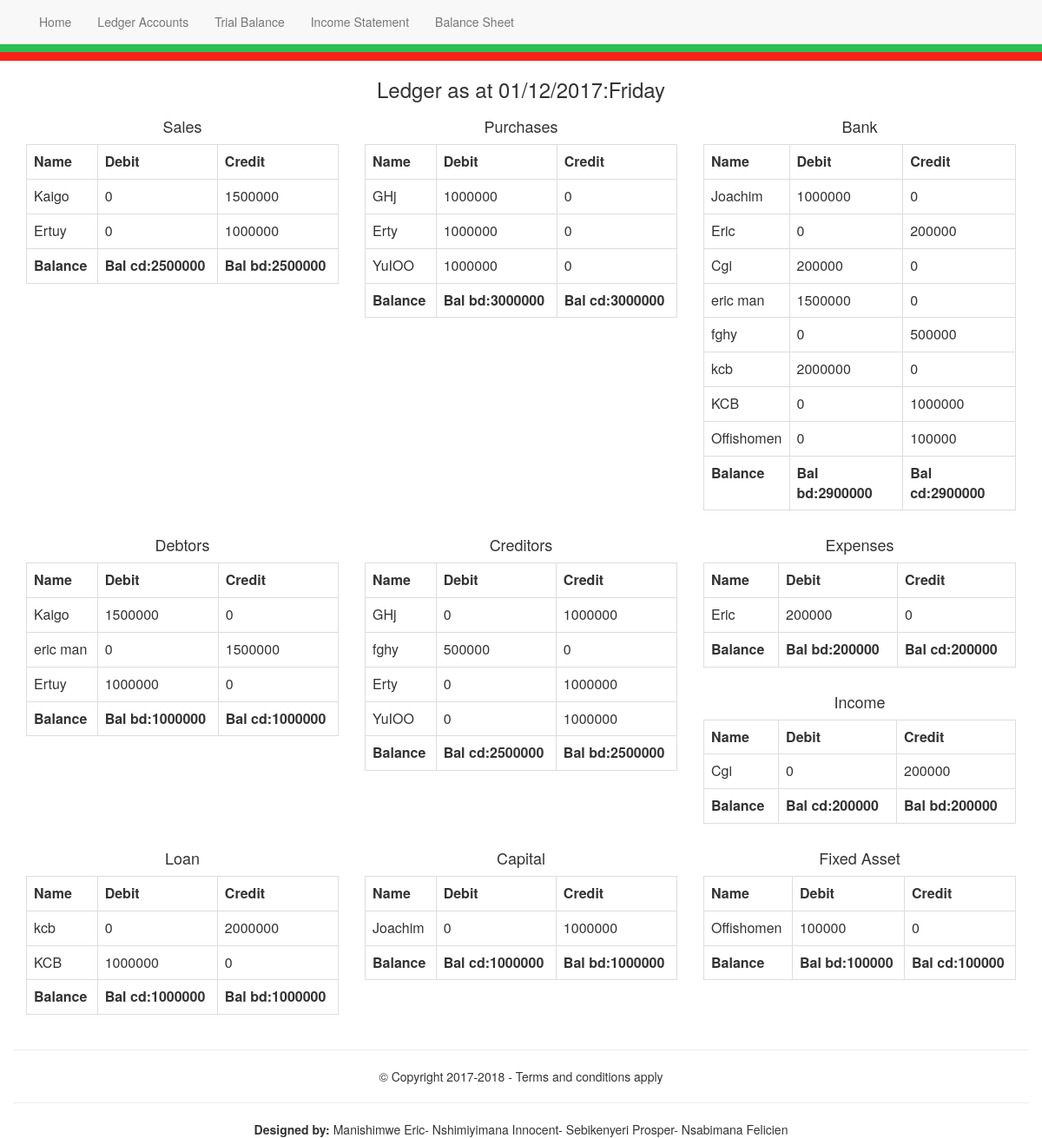
The app's page /ledger.php with its own data.
### tables this page shows
CREATE TABLE `sales` (
  `id` int(11) NOT NULL,
  `name` text NOT NULL,
  `returnin` int(11) NOT NULL,
  `timedate` text NOT NULL,
  `description` text NOT NULL,
  `debit` int(11) NOT NULL,
  `credit` int(11) NOT NULL
);

CREATE TABLE `purchase` (
  `id` int(11) NOT NULL,
  `name` text NOT NULL,
  `returnout` int(11) NOT NULL,
  `timedate` varchar(20) NOT NULL,
  `description` int(255) NOT NULL,
  `debit` int(11) NOT NULL,
  `credit` int(11) NOT NULL
);

CREATE TABLE `bank` (
  `id` int(11) NOT NULL,
  `name` text NOT NULL,
  `timedate` varchar(255) NOT NULL,
  `description` text NOT NULL,
  `debit` int(11) NOT NULL,
  `credit` int(11) NOT NULL
);

CREATE TABLE `debtors` (
  `id` int(11) NOT NULL,
  `name` varchar(20) NOT NULL,
  `timedate` varchar(20) NOT NULL,
  `description` varchar(255) NOT NULL,
  `debit` int(11) NOT NULL,
  `credit` int(11) NOT NULL
);

CREATE TABLE `creditors` (
  `id` int(11) NOT NULL,
  `name` varchar(25) NOT NULL,
  `timedate` varchar(20) NOT NULL,
  `description` varchar(255) NOT NULL,
  `debit` int(11) NOT NULL,
  `credit` int(11) NOT NULL
);

CREATE TABLE `expenses` (
  `id` int(11) NOT NULL,
  `name` text NOT NULL,
  `timedate` varchar(255) NOT NULL,
  `description` text NOT NULL,
  `debit` int(11) NOT NULL,
  `credit` int(11) NOT NULL
);

CREATE TABLE `income` (
  `id` int(11) NOT NULL,
  `name` text NOT NULL,
  `timedate` varchar(255) NOT NULL,
  `description` text NOT NULL,
  `debit` int(11) NOT NULL,
  `credit` int(11) NOT NULL
);

CREATE TABLE `loan` (
  `id` int(11) NOT NULL,
  `name` varchar(255) NOT NULL,
  `timedate` varchar(20) NOT NULL,
  `description` varchar(255) NOT NULL,
  `debit` int(11) NOT NULL,
  `credit` int(11) NOT NULL
);

CREATE TABLE `capital` (
  `id` int(11) NOT NULL,
  `name` text NOT NULL,
  `timedate` text NOT NULL,
  `description` text NOT NULL,
  `debit` int(11) NOT NULL,
  `credit` int(11) NOT NULL
);

CREATE TABLE `fixedasset` (
  `id` int(11) NOT NULL,
  `name` text NOT NULL,
  `debit` int(11) NOT NULL,
  `credit` int(11) NOT NULL,
  `description` text NOT NULL,
  `timedate` text NOT NULL
);

### includes/ledgerbalance.php (called while the page is built, shortened)
<?php
$sum1="SELECT SUM(debit) FROM bank";
$sum2="SELECT SUM(credit) FROM bank";
$bal1=$db->query($sum1);
$bal2=$db->query($sum2);
while ($record1=mysqli_fetch_assoc($bal1)) {
	$tot1=0;
$tot11=array_sum($record1);
$tot1=$tot1+$tot11;
}
while ($record2=mysqli_fetch_assoc($bal2)) {
	$tot2=0;
$tot22=array_sum($record2);
$tot2=$tot2+$tot22;
}
$bankdiff=$tot1-$tot2;
?>
<?php
$sum1="SELECT SUM(debit) FROM debtors";
$sum2="SELECT SUM(credit) FROM debtors";
$bal1=$db->query($sum1);
$bal2=$db->query($sum2);
while ($record1=mysqli_fetch_assoc($bal1)) {
	$tot1=0;
$tot11=array_sum($record1);
$tot1=$tot1+$tot11;
}
while ($record2=mysqli_fetch_assoc($bal2)) {
	$tot2=0;
$tot22=array_sum($record2);
$tot2=$tot2+$tot22;
}
$debtorsdiff=$tot1-$tot2;
?>
<?php
$sum1="SELECT SUM(debit) FROM expenses";
$sum2="SELECT SUM(credit) FROM expenses";
$bal1=$db->query($sum1);
$bal2=$db->query($sum2);
while ($record1=mysqli_fetch_assoc($bal1)) {
	$tot1=0;
$tot11=array_sum($record1);
$tot1=$tot1+$tot11;
}
while ($record2=mysqli_fetch_assoc($bal2)) {
	$tot2=0;
$tot22=array_sum($record2);
$tot2=$tot2+$tot22;
}
$expdiff=$tot1-$tot2;
?>
<?php
$sum1="SELECT SUM(debit) FROM sales";
$sum2="SELECT SUM(credit) FROM sales";
$bal1=$db->query($sum1);
$bal2=$db->query($sum2);
while ($record1=mysqli_fetch_assoc($bal1)) {
	$tot1=0;
$tot11=array_sum($record1);
$tot1=$tot1+$tot11;
}
while ($record2=mysqli_fetch_assoc($bal2)) {
	$tot2=0;
$tot22=array_sum($record2);
$tot2=$tot2+$tot22;
}
$salesdiff=$tot2-$tot1;
?>
<?php
$sum1="SELECT SUM(debit) FROM purchase";
$sum2="SELECT SUM(credit) FROM purchase";
$bal1=$db->query($sum1);
$bal2=$db->query($sum2);
while ($record1=mysqli_fetch_assoc($bal1)) {
	$tot1=0;
$tot11=array_sum($record1);
$tot1=$tot1+$tot11;
}
while ($record2=mysqli_fetch_assoc($bal2)) {
	$tot2=0;
$tot22=array_sum($record2);
$tot2=$tot2+$tot22;
}
$purdiff=$tot1-$tot2;
?>
<?php
$sum1="SELECT SUM(debit) FROM creditors";
$sum2="SELECT SUM(credit) FROM creditors";
$bal1=$db->query($sum1);
$bal2=$db->query($sum2);
while ($record1=mysqli_fetch_assoc($bal1)) {
	$tot1=0;
$tot11=array_sum($record1);
$tot1=$tot1+$tot11;
}
while ($record2=mysqli_fetch_assoc($bal2)) {
	$tot2=0;
$tot22=array_sum($record2);
$tot2=$tot2+$tot22;
}
$creditorsdiff=$tot2-$tot1;
?>
<?php
$sum1="SELECT SUM(debit) FROM capital";
$sum2="SELECT SUM(credit) FROM capital";
$bal1=$db->query($sum1);
$bal2=$db->query($sum2);
while ($record1=mysqli_fetch_assoc($bal1)) {
	$tot1=0;
$tot11=array_sum($record1);
$tot1=$tot1+$tot11;
}
while ($record2=mysqli_fetch_assoc($bal2)) {
	$tot2=0;
$tot22=array_sum($record2);
$tot2=$tot2+$tot22;
}
$capdiff=$tot2-$tot1;
?>
<?php
$sum1="SELECT SUM(debit) FROM income";
$sum2="SELECT SUM(credit) FROM income";
$bal1=$db->query($sum1);
$bal2=$db->query($sum2);
while ($record1=mysqli_fetch_assoc($bal1)) {
	$tot1=0;
$tot11=array_sum($record1);
$tot1=$tot1+$tot11;
}
while ($record2=mysqli_fetch_assoc($bal2)) {
	$tot2=0;
$tot22=array_sum($record2);
$tot2=$tot2+$tot22;
}
$incdiff=$tot2-$tot1;
?>
<?php
$sum1="SELECT SUM(debit) FROM loan";
$sum2="SELECT SUM(credit) FROM loan";
$bal1=$db->query($sum1);
$bal2=$db->query($sum2);
while ($record1=mysqli_fetch_assoc($bal1)) {
	$tot1=0;
$tot11=array_sum($record1);
$tot1=$tot1+$tot11;
}
while ($record2=mysqli_fetch_assoc($bal2)) {
	$tot2=0;
$tot22=array_sum($record2);
$tot2=$tot2+$tot22;
}
$loandiff=$tot2-$tot1;
?>
<?php
$sum1="SELECT SUM(debit) FROM fixedasset";
$sum2="SELECT SUM(credit) FROM fixedasset";
$bal1=$db->query($sum1);
$bal2=$db->query($sum2);
while ($record1=mysqli_fetch_assoc($bal1)) {
	$tot1=0;
$tot11=array_sum($record1);
$tot1=$tot1+$tot11;
}
while ($record2=mysqli_fetch_assoc($bal2)) {
	$tot2=0;
$tot22=array_sum($record2);
$tot2=$tot2+$tot22;
}
$fixed=$tot1-$tot2;
?>

### ledger.php (the view, shortened to what this page needs)
<?php
include 'includes/navigation.php';
include 'includes/head.php';
include 'includes/init.php';
include 'includes/ledgerbalance.php';
?>
<?php
$salesquery="SELECT * FROM sales";
$salesdb=$db->query($salesquery);
$purchasequery="SELECT * FROM purchase";
$purchasedb=$db->query($purchasequery);
$bankquery="SELECT *FROM bank";
$bankdb=$db->query($bankquery);
$debtorsquery="SELECT * FROM debtors";
$debtorsdb=$db->query($debtorsquery);
$creditorsquery="SELECT * FROM creditors";
$creditorsdb=$db->query($creditorsquery);
$incomequery="SELECT * FROM income";
$incomedb=$db->query($incomequery);
$expensequery="SELECT * FROM expenses";
$expensedb=$db->query($expensequery);
$capitalquery="SELECT * FROM capital";
$capitaldb=$db->query($capitalquery);
$loanquery="SELECT * FROM loan";
$loandb=$db->query($loanquery);
$fixedquery="SELECT * FROM fixedasset";
$fixeddb=$db->query($fixedquery);
?>
<div class="col-md-12">
	<h3 class="text-center">Ledger as at
   <?php echo date('d/m/Y');?>:<?= date('l');?></h3>
  <div class="col-md-4">
	<h4 class="text-center">Sales</h4>
		<table class="table table-bordered">
			<tr>
				<td><b>Name</b></td>
				<td><b>Debit</b></td>
				<td><b>Credit</b></td>
			</tr>
			<?php while($sdata= mysqli_fetch_assoc($salesdb)):?>
			<tr>
				<td><?=$sdata['name'];?></td>
				<td><?=$sdata['debit'];?></td>
				<td><?=$sdata['credit'];?></td>
			</tr>
			<?php endwhile;?>
			<tr>
				<td><b>Balance</b></td>
				<td><b>Bal cd:<?=$salesdiff;?></b></td>
				<td><b>Bal bd:<?=$salesdiff;?></b></td>
			</tr>
		</table>
</div>
<div class="col-md-4">
	<h4 class="text-center">Purchases</h4>
		<table class="table table-bordered">
			<tr>
				<td><b>Name</b></td>
				<td><b>Debit</b></td>
				<td><b>Credit</b></td>
			</tr>
			<?php while($purdata= mysqli_fetch_assoc($purchasedb)):?>
			<tr>
				<td><?=$purdata['name'];?></td>
				<td><?=$purdata['debit'];?></td>
				<td><?=$purdata['credit'];?></td>
			</tr>
			<?php endwhile;?>
			<tr>
				<td><b>Balance</b></td>
				<td><b>Bal bd:<?=$purdiff;?></b></td>
				<td><b>Bal cd:<?=$purdiff;?></b></td>
			</tr>
		</table>
</div>
<div class="col-md-4">
	<h4 class="text-center">Bank</h4>
		<table class="table table-bordered">
			<tr>
				<td><b>Name</b></td>
				<td><b>Debit</b></td>
				<td><b>Credit</b></td>
			</tr>
			<?php while($sdata= mysqli_fetch_assoc($bankdb)):?>
			<tr>
				<td><?=$sdata['name'];?></td>
				<td><?=$sdata['debit'];?></td>
				<td><?=$sdata['credit'];?></td>
			</tr>
			<?php endwhile;?>
			<tr>
				<td><b>Balance</b></td>
				<td><b>Bal bd:<?=$bankdiff;?></b></td>
				<td><b>Bal cd:<?=$bankdiff;?></b></td>
			</tr>
		</table>
</div>
<div class="col-md-4">
	<h4 class="text-center">Debtors</h4>
		<table class="table table-bordered">
			<tr>
				<td><b>Name</b></td>
				<td><b>Debit</b></td>
				<td><b>Credit</b></td>
			</tr>
			<?php while($sdata= mysqli_fetch_assoc($debtorsdb)):?>
			<tr>
				<td><?=$sdata['name'];?></td>
				<td><?=$sdata['debit'];?></td>
				<td><?=$sdata['credit'];?></td>
			</tr>
			<?php endwhile;?>
			<tr>
				<td><b>Balance</b></td>
				<td><b>Bal bd:<?=$debtorsdiff;?></b></td>
				<td><b>Bal cd:<?=$debtorsdiff;?></b></td>
			</tr>
		</table>
</div>
<div class="col-md-4">
	<h4 class="text-center">Creditors</h4>
		<table class="table table-bordered">
			<tr>
				<td><b>Name</b></td>
				<td><b>Debit</b></td>
				<td><b>Credit</b></td>
			</tr>
			<?php while($sdata= mysqli_fetch_assoc($creditorsdb)):?>
			<tr>
				<td><?=$sdata['name'];?></td>
				<td><?=$sdata['debit'];?></td>
				<td><?=$sdata['credit'];?></td>
			</tr>
			<?php endwhile;?>
			<tr>
				<td><b>Balance</b></td>
				<td><b>Bal cd:<?=$creditorsdiff;?></b></td>
				<td><b>Bal bd:<?=$creditorsdiff;?></b></td>
			</tr>
		</table>
</div>
<div class="col-md-4">
	<h4 class="text-center">Expenses</h4>
		<table class="table table-bordered">
			<tr>
				<td><b>Name</b></td>
				<td><b>Debit</b></td>
				<td><b>Credit</b></td>
			</tr>
			<?php while($sdata= mysqli_fetch_assoc($expensedb)):?>
			<tr>
				<td><?=$sdata['name'];?></td>
				<td><?=$sdata['debit'];?></td>
				<td><?=$sdata['credit'];?></td>
			</tr>
			<?php endwhile;?>
			<tr>
				<td><b>Balance</b></td>
				<td><b>Bal bd:<?=$expdiff;?></b></td>
				<td><b>Bal cd:<?=$expdiff;?></b></td>
			</tr>
		</table>
</div><hr>
<div class="col-md-4">
	<h4 class="text-center">Income</h4>
		<table class="table table-bordered">
			<tr>
				<td><b>Name</b></td>
				<td><b>Debit</b></td>
				<td><b>Credit</b></td>
			</tr>
			<?php while($sdata= mysqli_fetch_assoc($incomedb)):?>
			<tr>
				<td><?=$sdata['name'];?></td>
				<td><?=$sdata['debit'];?></td>
				<td><?=$sdata['credit'];?></td>
			</tr>
			<?php endwhile;?>
			<tr>
				<td><b>Balance</b></td>
				<td><b>Bal cd:<?=$incdiff;?></b></td>
				<td><b>Bal bd:<?=$incdiff;?></b></td>
			</tr>
		</table>
</div>
<div class="col-md-4">
	<h4 class="text-center">Loan</h4>
		<table class="table table-bordered">
			<tr>
				<td><b>Name</b></td>
				<td><b>Debit</b></td>
				<td><b>Credit</b></td>
			</tr>
			<?php while($sdata= mysqli_fetch_assoc($loandb)):?>
			<tr>
				<td><?=$sdata['name'];?></td>
				<td><?=$sdata['debit'];?></td>
				<td><?=$sdata['credit'];?></td>
			</tr>
			<?php endwhile;?>
			<tr>
				<td><b>Balance</b></td>
				<td><b>Bal cd:<?=$loandiff;?></b></td>
				<td><b>Bal bd:<?=$loandiff;?></b></td>
			</tr>
		</table>
</div>
<div class="col-md-4">
	<h4 class="text-center">Capital</h4>
		<table class="table table-bordered">
			<tr>
				<td><b>Name</b></td>
				<td><b>Debit</b></td>
				<td><b>Credit</b></td>
			</tr>
			<?php while($sdata= mysqli_fetch_assoc($capitaldb)):?>
			<tr>
				<td><?=$sdata['name'];?></td>
				<td><?=$sdata['debit'];?></td>
				<td><?=$sdata['credit'];?></td>
			</tr>
			<?php endwhile;?>
			<tr>
				<td><b>Balance</b></td>
				<td><b>Bal cd:<?=$capdiff;?></b></td>
				<td><b>Bal bd:<?=$capdiff;?></b></td>
			</tr>
		</table>
</div>
<div class="col-md-4">
	<h4 class="text-center">Fixed Asset</h4>
		<table class="table table-bordered">
			<tr>
				<td><b>Name</b></td>
				<td><b>Debit</b></td>
				<td><b>Credit</b></td>
			</tr>
			<?php while($sdata= mysqli_fetch_assoc($fixeddb)):?>
			<tr>
				<td><?=$sdata['name'];?></td>
				<td><?=$sdata['debit'];?></td>
				<td><?=$sdata['credit'];?></td>
			</tr>
			<?php endwhile;?>
			<tr>
				<td><b>Balance</b></td>
				<td><b>Bal bd:<?=$fixed;?></b></td>
				<td><b>Bal cd:<?=$fixed;?></b></td>
			</tr>
		</table>
</div>
</div>
<?php
include 'includes/footer.php';
?>

### css/main.css (style rules this page uses)
html,body { height: 100%; }

### records on screen
sales: name "Kaigo", debit "0", credit "1500000"
sales: name "Ertuy", debit "0", credit "1000000"
purchase: name "GHj", debit "1000000", credit "0"
purchase: name "Erty", debit "1000000", credit "0"
purchase: name "YuIOO", debit "1000000", credit "0"
bank: name "Joachim", debit "1000000", credit "0"
bank: name "Eric", debit "0", credit "200000"
bank: name "Cgi", debit "200000", credit "0"
bank: name "eric man", debit "1500000", credit "0"
bank: name "fghy", debit "0", credit "500000"
bank: name "kcb", debit "2000000", credit "0"
bank: name "KCB", debit "0", credit "1000000"
bank: name "Offishomen", debit "0", credit "100000"
debtors: name "Kaigo", debit "1500000", credit "0"
debtors: name "eric man", debit "0", credit "1500000"
debtors: name "Ertuy", debit "1000000", credit "0"
creditors: name "GHj", debit "0", credit "1000000"
creditors: name "fghy", debit "500000", credit "0"
creditors: name "Erty", debit "0", credit "1000000"
creditors: name "YuIOO", debit "0", credit "1000000"
expenses: name "Eric", debit "200000", credit "0"
income: name "Cgi", debit "0", credit "200000"
loan: name "kcb", debit "0", credit "2000000"
loan: name "KCB", debit "1000000", credit "0"
capital: name "Joachim", debit "0", credit "1000000"
fixedasset: name "Offishomen", debit "100000", credit "0"

### other values on screen
$salesdiff "2500000"
$purdiff "3000000"
$bankdiff "2900000"
$debtorsdiff "1000000"
$creditorsdiff "2500000"
$expdiff "200000"
$incdiff "200000"
$loandiff "1000000"
$capdiff "1000000"
$fixed "100000"
